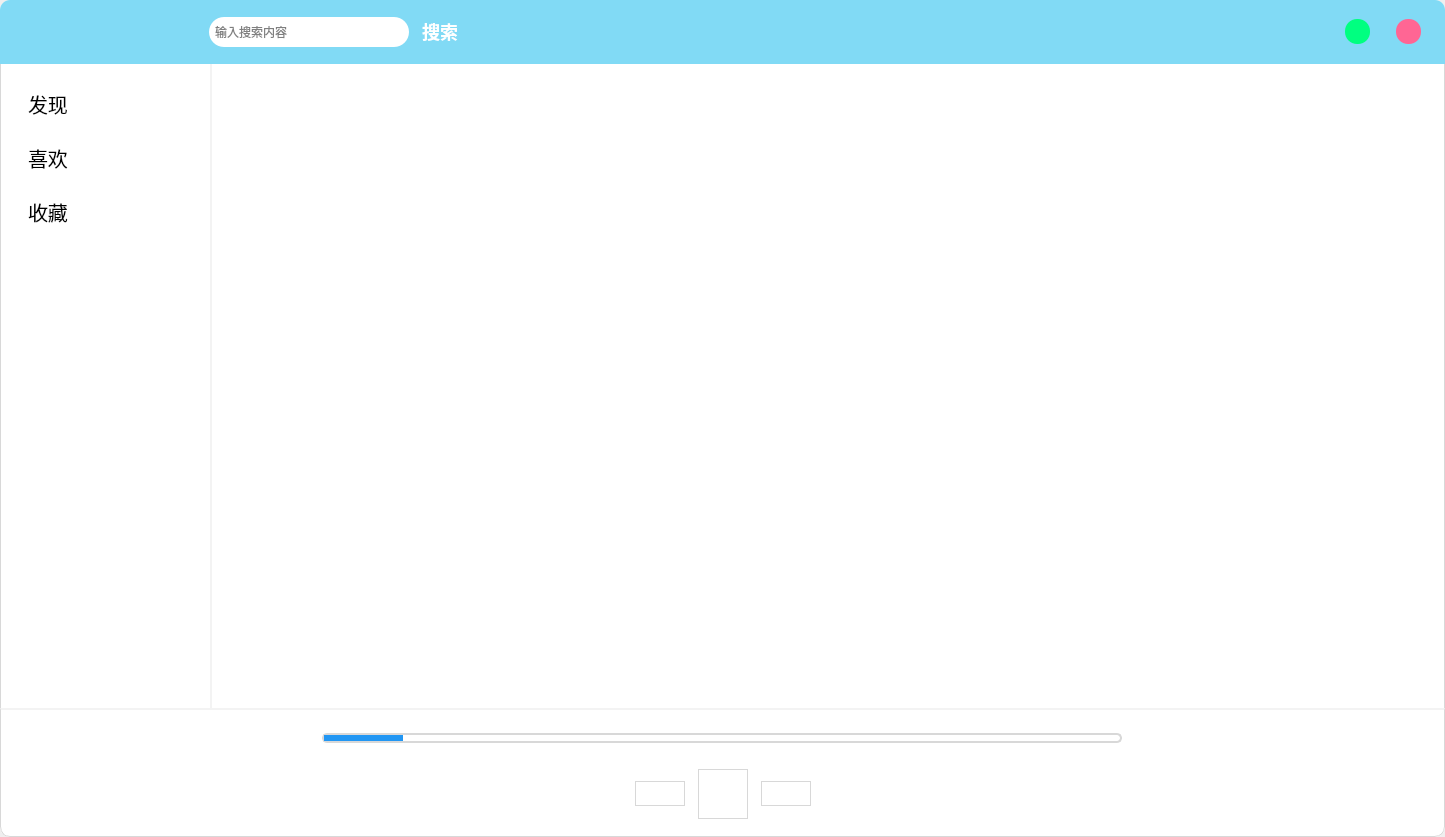
<?xml version="1.0" encoding="UTF-8"?>
<ui version="4.0">
 <class>MainWindow</class>
 <widget class="QMainWindow" name="MainWindow">
  <property name="geometry">
   <rect>
    <x>0</x>
    <y>0</y>
    <width>1445</width>
    <height>837</height>
   </rect>
  </property>
  <property name="sizePolicy">
   <sizepolicy hsizetype="Fixed" vsizetype="Fixed">
    <horstretch>0</horstretch>
    <verstretch>0</verstretch>
   </sizepolicy>
  </property>
  <property name="windowTitle">
   <string>Hackathon</string>
  </property>
  <property name="windowIcon">
   <iconset theme=":icon/music-icon1.png">
    <normaloff>.</normaloff>.</iconset>
  </property>
  <property name="styleSheet">
   <string notr="true">QWidget#centralwidget{
	background-color:white;
	border-radius: 10px;
}
QWidget#top{
	background-color: #81DAF5;
}
QWidget#center{
	background-color: white;
	border-left: 1px solid #d8d8d8;
	border-right: 1px solid #d8d8d8;
}
QWidget#bottom{
	border-top: 2px solid #F2F2F2F2;
	border-bottom-left-radius: 10px;
	border-bottom-right-radius: 10px;
	background-color: white;

	border-left: 1px solid #d8d8d8;
	border-right: 1px solid #d8d8d8;
	border-bottom: 1px solid #d8d8d8;
}
</string>
  </property>
  <widget class="QWidget" name="centralwidget">
   <property name="minimumSize">
    <size>
     <width>1445</width>
     <height>837</height>
    </size>
   </property>
   <layout class="QVBoxLayout" name="verticalLayout" stretch="1,10,2">
    <property name="spacing">
     <number>0</number>
    </property>
    <property name="leftMargin">
     <number>0</number>
    </property>
    <property name="topMargin">
     <number>0</number>
    </property>
    <property name="rightMargin">
     <number>0</number>
    </property>
    <property name="bottomMargin">
     <number>0</number>
    </property>
    <item>
     <widget class="QWidget" name="top" native="true">
      <property name="maximumSize">
       <size>
        <width>16777215</width>
        <height>100</height>
       </size>
      </property>
      <property name="styleSheet">
       <string notr="true">QWidget#top{
        border-top-right-radius:10px;
        border-top-left-radius:10px;
}</string>
      </property>
      <layout class="QHBoxLayout" name="horizontalLayout_2">
       <property name="topMargin">
        <number>11</number>
       </property>
       <property name="rightMargin">
        <number>24</number>
       </property>
       <property name="bottomMargin">
        <number>11</number>
       </property>
       <item>
        <spacer name="horizontalSpacer">
         <property name="orientation">
          <enum>Qt::Horizontal</enum>
         </property>
         <property name="sizeType">
          <enum>QSizePolicy::Fixed</enum>
         </property>
         <property name="sizeHint" stdset="0">
          <size>
           <width>200</width>
           <height>20</height>
          </size>
         </property>
        </spacer>
       </item>
       <item>
        <widget class="QLineEdit" name="lineEdit">
         <property name="sizePolicy">
          <sizepolicy hsizetype="Fixed" vsizetype="Fixed">
           <horstretch>0</horstretch>
           <verstretch>0</verstretch>
          </sizepolicy>
         </property>
         <property name="minimumSize">
          <size>
           <width>200</width>
           <height>30</height>
          </size>
         </property>
         <property name="maximumSize">
          <size>
           <width>200</width>
           <height>30</height>
          </size>
         </property>
         <property name="styleSheet">
          <string notr="true">QLineEdit{
        border:1px;
        width:300px;
        border-radius:15px;
        padding:2px 4px;
}</string>
         </property>
         <property name="echoMode">
          <enum>QLineEdit::Normal</enum>
         </property>
         <property name="cursorPosition">
          <number>0</number>
         </property>
         <property name="placeholderText">
          <string>输入搜索内容</string>
         </property>
        </widget>
       </item>
       <item>
        <widget class="QPushButton" name="pushButton">
         <property name="sizePolicy">
          <sizepolicy hsizetype="Fixed" vsizetype="Fixed">
           <horstretch>0</horstretch>
           <verstretch>0</verstretch>
          </sizepolicy>
         </property>
         <property name="minimumSize">
          <size>
           <width>50</width>
           <height>0</height>
          </size>
         </property>
         <property name="styleSheet">
          <string notr="true">QPushButton {
	border: none;
	font-size: 18px;
	font-weight: 500;
	color: white;
	font-family: Microsoft Yahei;
}
QPushButton:hover {
	color: #F2F2F2;	
}

</string>
         </property>
         <property name="text">
          <string>搜索</string>
         </property>
        </widget>
       </item>
       <item>
        <spacer name="horizontalSpacer_3">
         <property name="orientation">
          <enum>Qt::Horizontal</enum>
         </property>
         <property name="sizeType">
          <enum>QSizePolicy::Expanding</enum>
         </property>
         <property name="sizeHint" stdset="0">
          <size>
           <width>80</width>
           <height>20</height>
          </size>
         </property>
        </spacer>
       </item>
       <item>
        <widget class="QPushButton" name="minPushButton">
         <property name="sizePolicy">
          <sizepolicy hsizetype="Fixed" vsizetype="Fixed">
           <horstretch>0</horstretch>
           <verstretch>0</verstretch>
          </sizepolicy>
         </property>
         <property name="maximumSize">
          <size>
           <width>25</width>
           <height>25</height>
          </size>
         </property>
         <property name="styleSheet">
          <string notr="true">QPushButton {
	background-color: #00FF80;
	border-radius: 12px;
}

QPushButton:hover{
	background-color: #01DF74;
}</string>
         </property>
         <property name="text">
          <string/>
         </property>
        </widget>
       </item>
       <item>
        <spacer name="horizontalSpacer_2">
         <property name="orientation">
          <enum>Qt::Horizontal</enum>
         </property>
         <property name="sizeType">
          <enum>QSizePolicy::Fixed</enum>
         </property>
         <property name="sizeHint" stdset="0">
          <size>
           <width>20</width>
           <height>20</height>
          </size>
         </property>
        </spacer>
       </item>
       <item>
        <widget class="QPushButton" name="closePushButton">
         <property name="sizePolicy">
          <sizepolicy hsizetype="Fixed" vsizetype="Fixed">
           <horstretch>0</horstretch>
           <verstretch>0</verstretch>
          </sizepolicy>
         </property>
         <property name="maximumSize">
          <size>
           <width>25</width>
           <height>25</height>
          </size>
         </property>
         <property name="styleSheet">
          <string notr="true">QPushButton {
	background-color: #FF6694;
	border-radius: 12px;
}

QPushButton:hover
{
	background:#FF0000;
}</string>
         </property>
         <property name="text">
          <string/>
         </property>
        </widget>
       </item>
      </layout>
     </widget>
    </item>
    <item>
     <widget class="QWidget" name="center" native="true">
      <layout class="QHBoxLayout" name="horizontalLayout" stretch="1,6">
       <property name="topMargin">
        <number>0</number>
       </property>
       <property name="bottomMargin">
        <number>0</number>
       </property>
       <item>
        <widget class="QWidget" name="leftMenu" native="true">
         <property name="styleSheet">
          <string notr="true">QWidget#leftMenu{
	border-right:2px solid #F2F2F2F2;
}

QPushButton{
	border:none;
	font-size: 20px;
	font-weight:300;
	font-family:Microsoft Yahei;
	text-align: left;
	padding-left: 10px;
}
QPushButton:hover{
	border-left:4px solid #81DAF5;
	font-weight:400;
}

QPushButton:focus{
	border-left:4px solid #81DAF5;
	font-weight:400;	
}</string>
         </property>
         <layout class="QVBoxLayout" name="verticalLayout_2">
          <property name="spacing">
           <number>24</number>
          </property>
          <property name="topMargin">
           <number>25</number>
          </property>
          <item>
           <widget class="QPushButton" name="findPushButton">
            <property name="font">
             <font>
              <family>Microsoft Yahei</family>
              <pointsize>-1</pointsize>
              <weight>37</weight>
              <italic>false</italic>
              <bold>false</bold>
             </font>
            </property>
            <property name="layoutDirection">
             <enum>Qt::LeftToRight</enum>
            </property>
            <property name="text">
             <string>发现</string>
            </property>
           </widget>
          </item>
          <item>
           <widget class="QPushButton" name="likePushButton">
            <property name="text">
             <string>喜欢</string>
            </property>
           </widget>
          </item>
          <item>
           <widget class="QPushButton" name="collectPushButton">
            <property name="text">
             <string>收藏</string>
            </property>
           </widget>
          </item>
          <item>
           <spacer name="verticalSpacer">
            <property name="orientation">
             <enum>Qt::Vertical</enum>
            </property>
            <property name="sizeHint" stdset="0">
             <size>
              <width>20</width>
              <height>40</height>
             </size>
            </property>
           </spacer>
          </item>
         </layout>
        </widget>
       </item>
       <item>
        <widget class="QWidget" name="parts" native="true">
         <property name="styleSheet">
          <string notr="true"/>
         </property>
        </widget>
       </item>
      </layout>
     </widget>
    </item>
    <item>
     <widget class="QWidget" name="bottom" native="true">
      <property name="sizePolicy">
       <sizepolicy hsizetype="Preferred" vsizetype="Preferred">
        <horstretch>0</horstretch>
        <verstretch>0</verstretch>
       </sizepolicy>
      </property>
      <property name="styleSheet">
       <string notr="true"/>
      </property>
      <layout class="QVBoxLayout" name="bottomLayout" stretch="0,0">
       <property name="spacing">
        <number>0</number>
       </property>
       <property name="topMargin">
        <number>15</number>
       </property>
       <item>
        <widget class="QWidget" name="widget_2" native="true">
         <layout class="QHBoxLayout" name="horizontalLayout_4">
          <property name="topMargin">
           <number>0</number>
          </property>
          <property name="bottomMargin">
           <number>11</number>
          </property>
          <item>
           <widget class="QProgressBar" name="progressBar">
            <property name="sizePolicy">
             <sizepolicy hsizetype="Preferred" vsizetype="Fixed">
              <horstretch>0</horstretch>
              <verstretch>0</verstretch>
             </sizepolicy>
            </property>
            <property name="maximumSize">
             <size>
              <width>800</width>
              <height>10</height>
             </size>
            </property>
            <property name="autoFillBackground">
             <bool>false</bool>
            </property>
            <property name="styleSheet">
             <string notr="true">QProgressBar{
    border: 2px solid #D8D8D8;/*边框以及边框颜色*/
    border-radius: 5px;
}

QProgressBar::chunk{
    background-color: #2196F3;
}</string>
            </property>
            <property name="value">
             <number>10</number>
            </property>
            <property name="textVisible">
             <bool>false</bool>
            </property>
            <property name="invertedAppearance">
             <bool>false</bool>
            </property>
           </widget>
          </item>
         </layout>
        </widget>
       </item>
       <item>
        <widget class="QWidget" name="widget" native="true">
         <layout class="QHBoxLayout" name="horizontalLayout_3">
          <property name="spacing">
           <number>13</number>
          </property>
          <property name="topMargin">
           <number>4</number>
          </property>
          <item>
           <spacer name="horizontalSpacer_4">
            <property name="orientation">
             <enum>Qt::Horizontal</enum>
            </property>
            <property name="sizeHint" stdset="0">
             <size>
              <width>40</width>
              <height>20</height>
             </size>
            </property>
           </spacer>
          </item>
          <item>
           <widget class="QPushButton" name="backButton">
            <property name="sizePolicy">
             <sizepolicy hsizetype="Fixed" vsizetype="Fixed">
              <horstretch>0</horstretch>
              <verstretch>0</verstretch>
             </sizepolicy>
            </property>
            <property name="minimumSize">
             <size>
              <width>50</width>
              <height>25</height>
             </size>
            </property>
            <property name="maximumSize">
             <size>
              <width>50</width>
              <height>25</height>
             </size>
            </property>
            <property name="styleSheet">
             <string notr="true">.QPushButton{
	background-image: url(:/left/left.jpg);
	border: 1px solid #D8D8D8;
}
.QPushButton:hover {
	background-image: url(:/left/left-hover.jpg);
}</string>
            </property>
            <property name="text">
             <string/>
            </property>
           </widget>
          </item>
          <item>
           <widget class="QPushButton" name="playingButton">
            <property name="sizePolicy">
             <sizepolicy hsizetype="Fixed" vsizetype="Fixed">
              <horstretch>0</horstretch>
              <verstretch>0</verstretch>
             </sizepolicy>
            </property>
            <property name="minimumSize">
             <size>
              <width>50</width>
              <height>50</height>
             </size>
            </property>
            <property name="maximumSize">
             <size>
              <width>50</width>
              <height>50</height>
             </size>
            </property>
            <property name="styleSheet">
             <string notr="true">.QPushButton{
background-image: url(:/center-stop/center-stop.jpg);
border: 1px solid #D8D8D8;
}

.QPushButton:hover{
background-image: url(:/center-stop/center-stop-hover.jpg);
}</string>
            </property>
            <property name="text">
             <string/>
            </property>
           </widget>
          </item>
          <item>
           <widget class="QPushButton" name="forwardButton">
            <property name="sizePolicy">
             <sizepolicy hsizetype="Fixed" vsizetype="Fixed">
              <horstretch>0</horstretch>
              <verstretch>0</verstretch>
             </sizepolicy>
            </property>
            <property name="minimumSize">
             <size>
              <width>50</width>
              <height>25</height>
             </size>
            </property>
            <property name="maximumSize">
             <size>
              <width>50</width>
              <height>25</height>
             </size>
            </property>
            <property name="styleSheet">
             <string notr="true">.QPushButton{
	background-image: url(:/right/right.jpg);
	border: 1px solid #D8D8D8;
}
.QPushButton:hover {
	background-image: url(:/right/right-hover.jpg);
}</string>
            </property>
            <property name="text">
             <string/>
            </property>
           </widget>
          </item>
          <item>
           <spacer name="horizontalSpacer_5">
            <property name="orientation">
             <enum>Qt::Horizontal</enum>
            </property>
            <property name="sizeHint" stdset="0">
             <size>
              <width>40</width>
              <height>20</height>
             </size>
            </property>
           </spacer>
          </item>
         </layout>
        </widget>
       </item>
      </layout>
     </widget>
    </item>
   </layout>
  </widget>
 </widget>
 <resources>
  <include location="startbutton.qrc"/>
  <include location="windowicon.qrc"/>
 </resources>
 <connections/>
</ui>
